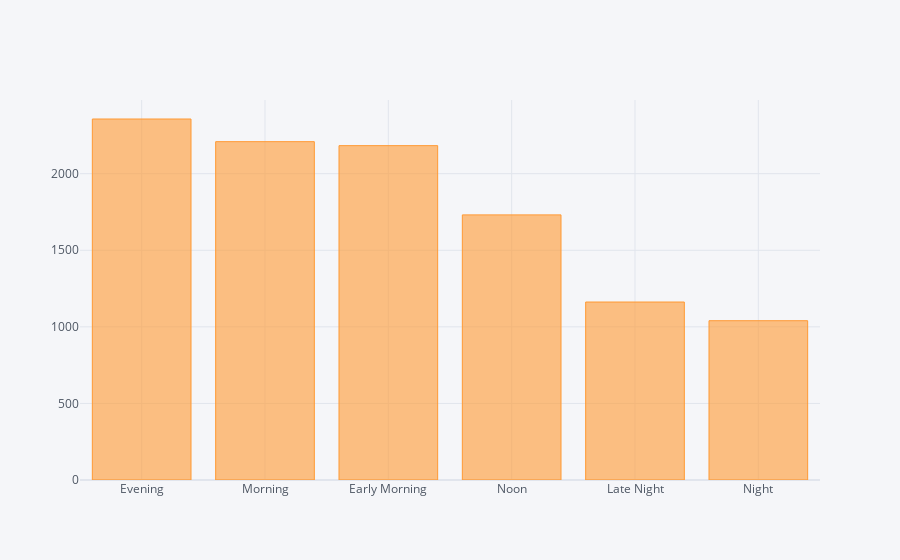

The notebook cell saved with this chart:
### Code cell
data['Dep_Time_hour'].apply(flight_dep_time).value_counts().iplot(kind = "bar")

### Figure 1 — Plotly figure (JSON) as saved in the notebook; plotly's stock layout.template omitted (floating-point values rounded to 4 significant figures)
{"data": [{"marker": {"color": "rgba(255, 153, 51, 0.6)", "line": {"color": "rgba(255, 153, 51, 1.0)", "width": 1}}, "name": "Dep_Time_hour", "orientation": "v", "text": "", "type": "bar", "x": ["Evening", "Morning", "Early Morning", "Noon", "Late Night", "Night"], "y": [2357, 2209, 2183, 1731, 1162, 1040]}], "layout": {"legend": {"bgcolor": "#F5F6F9", "font": {"color": "#4D5663"}}, "paper_bgcolor": "#F5F6F9", "plot_bgcolor": "#F5F6F9", "title": {"font": {"color": "#4D5663"}}, "xaxis": {"gridcolor": "#E1E5ED", "showgrid": true, "tickfont": {"color": "#4D5663"}, "title": {"font": {"color": "#4D5663"}, "text": ""}, "zerolinecolor": "#E1E5ED"}, "yaxis": {"gridcolor": "#E1E5ED", "showgrid": true, "tickfont": {"color": "#4D5663"}, "title": {"font": {"color": "#4D5663"}, "text": ""}, "zerolinecolor": "#E1E5ED"}}}
